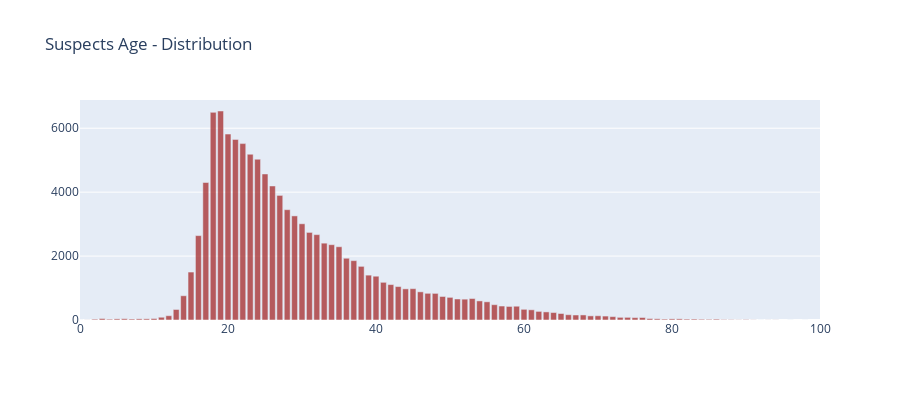

Notebook source saved alongside this figure:
### Code cell
def get_user_mapping(txt):
    if txt == "NA":
        return {}
    mapping = {}
    for d in txt.split("||"):
        try:
            key = d.split("::")[0]
            val = d.split("::")[1]
            if key not in mapping:
                mapping[key] = val
        except:
            pass
    return mapping

df['participant_type'] = df['participant_type'].fillna("NA")
df['participant_type_map'] = df['participant_type'].apply(lambda x : get_user_mapping(x))
df['participant_age'] = df['participant_age'].fillna("NA")
df['participant_age_map'] = df['participant_age'].apply(lambda x : get_user_mapping(x))
df['participant_gender'] = df['participant_gender'].fillna("NA")
df['participant_gender_map'] = df['participant_gender'].apply(lambda x : get_user_mapping(x))

## Finding the Suspect Age Groups
suspect_age_groups = {}
for i, row in df.iterrows():
    suspects = []
    for k,v in row['participant_type_map'].items():
        if "suspect" in v.lower():
            suspects.append(k)
    for suspect in suspects:
        if suspect in row['participant_age_map']:
            ag = row['participant_age_map'][suspect]
            if ag not in suspect_age_groups:
                suspect_age_groups[ag] = 0 
            else:
                suspect_age_groups[ag] += 1
#suspect_age_groups= dict(sorted(suspect_age_groups.items()))
suspect_age_groups = {int(key): value for key, value in suspect_age_groups.items()}
#xaxis={'categoryorder':'array', 'categoryarray':['d','a','c','b']}
trace1 = go.Bar(x=list(suspect_age_groups.keys()), y=list(suspect_age_groups.values()), opacity=0.75, name="month", marker=dict(color='brown'))
layout = dict(height=400, title='Suspects Age - Distribution', xaxis=dict(range=[0, 100]), legend=dict(orientation="h"));
fig = go.Figure(data=[trace1], layout=layout)
#fig.update_layout(xaxis={'categoryorder':'category ascending'})
py.iplot(fig)

### Figure 1 — Plotly figure (JSON) as saved in the notebook; plotly's stock layout.template omitted (floating-point values rounded to 4 significant figures)
{"data": [{"marker": {"color": "brown"}, "name": "month", "opacity": 0.75, "type": "bar", "x": [25, 31, 33, 47, 15, 48, 29, 24, 18, 19, 22, 23, 68, 20, 41, 17, 64, 21, 43, 28, 27, 55, 37, 39, 32, 35, 42, 30, 59, 44, 40, 72, 26, 34, 16, 56, 51, 45, 38, 36, 12, 13, 63, 58, 52, 49, 70, 46, 88, 54, 61, 66, 71, 14, 69, 53, 50, 60, 80, 4, 75, 67, 10, 62, 57, 76, 74, 73, 81, 83, 11, 9, 3, 65, 86, 6, 7, 84, 2, 5, 82, 79, 90, 8, 87, 93, 89, 85, 77, 78, 94, 96, 98, 91, 1, 0, 92, 311], "y": [4569, 2740, 2404, 835, 1500, 833, 3257, 5030, 6496, 6539, 5519, 5186, 158, 5817, 1179, 4302, 233, 5651, 1046, 3451, 3898, 569, 1857, 1404, 2671, 2292, 1108, 3010, 431, 974, 1370, 105, 4193, 2356, 2640, 479, 658, 980, 1678, 1932, 134, 329, 253, 424, 652, 736, 132, 881, 11, 597, 319, 165, 123, 759, 129, 672, 708, 334, 35, 25, 74, 156, 47, 269, 437, 78, 83, 83, 36, 29, 86, 37, 45, 203, 27, 40, 30, 23, 25, 35, 28, 28, 12, 36, 14, 2, 6, 21, 44, 38, 3, 1, 0, 4, 2, 0, 1, 0]}], "layout": {"height": 400, "legend": {"orientation": "h"}, "title": {"text": "Suspects Age - Distribution"}, "xaxis": {"range": [0, 100]}}}
